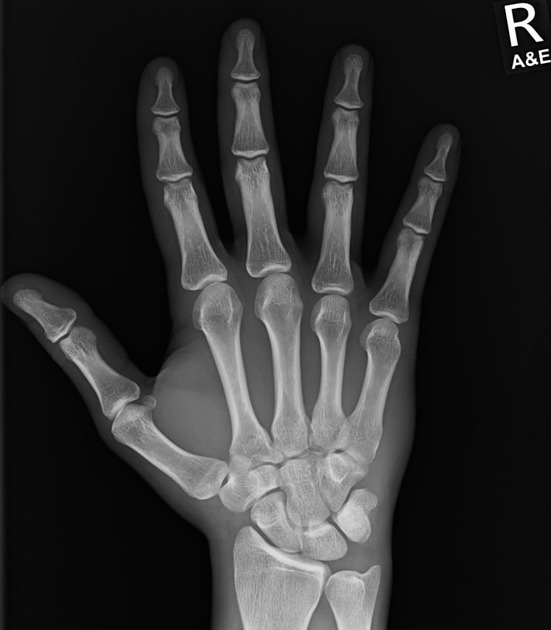
#> input picture data/raw/hand_xray.jpeg, 551 x 630 px
$ jupyter execute --allow-errors analise_filtros.ipynb
#> lines starting #> are read from the running program, lines starting #| are printed output that depends on the picture
# Analisando histogramas de ruídos para detectação por IA

[cell 1]
import cv2
import matplotlib.pyplot as plt
import numpy as np

[cell 2]
path_image = '../data/raw/raio_x_chest.png'
image = cv2.imread(path_image, cv2.IMREAD_GRAYSCALE)

Criando imagem "suja"

[cell 3]
# Gaussiano
# media = 0, desvio padrão = 50
mean = 0
std_dev = 50
#> (the rest of this cell did not finish here and is left out)

Histograma gaussiano

[cell 4]
hist_original = cv2.calcHist([image], [0], None, [256], [0, 256])
#> hist_original = 256 values from 0 to 0
#> (the rest of this cell did not finish here and is left out)

Utilizando gaussiano e mediana para melhorar a imagem

#> (a cell that did not finish here is left out)

[cell 6]
plt.figure(figsize=(15, 12))

plt.subplot(2, 2, 1)
#> (the rest of this cell did not finish here and is left out)

[cell 7]
plt.figure(figsize=(10, 5))
plt.plot(hist_original, color='blue', label='Hist Original')
#> (the rest of this cell did not finish here and is left out)

CRIANDO IMAGEM SUJA "SAL E PIMENTA"

#> (a cell that did not finish here is left out)

#> (a cell that did not finish here is left out)

#> (a cell that did not finish here is left out)

[cell 11]
plt.figure(figsize=(15, 12))

plt.subplot(2, 2, 1)
#> (the rest of this cell did not finish here and is left out)

[cell 12]
plt.figure(figsize=(10, 5))
plt.plot(hist_original, color='blue', label='Hist Original')
#> (the rest of this cell did not finish here and is left out)

#> (a cell that did not finish here is left out)

[cell 14]
image_path = '../data/raw/hand_xray.jpeg'
original = cv2.imread(image_path, cv2.IMREAD_GRAYSCALE)
#> original is the input picture: shape (630, 551); min 0, max 255, mean 46.5
# Gera o ruído Gaussiano
gaussian_noise = np.random.normal(0, 50, original.shape)
gaussian_image = cv2.add(original.astype(np.float64), gaussian_noise).astype(np.uint8)
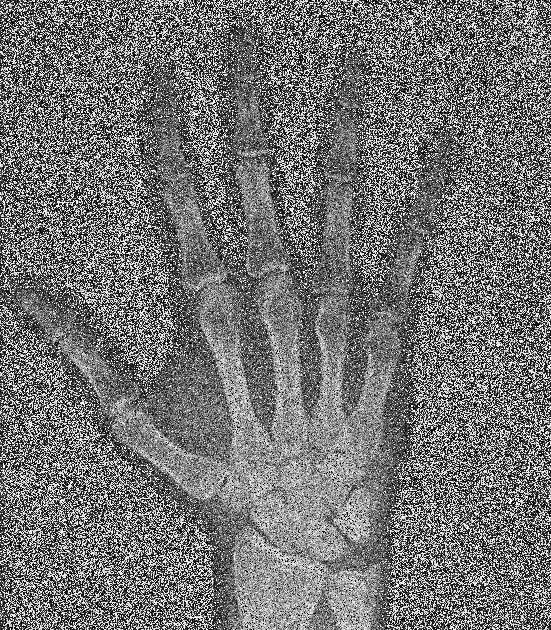
#> gaussian_image: shape (630, 551); min 0, max 255, mean 115.8
# Gera o ruído Sal e Pimenta
sp_image = original.copy()
num_salt = int((sp_image.size * 0.05) / 2)
#> num_salt = 8678
salt_coords = [np.random.randint(0, i - 1, num_salt) for i in sp_image.shape]
sp_image[salt_coords[0], salt_coords[1]] = 255
pepper_coords = [np.random.randint(0, i - 1, num_salt) for i in sp_image.shape]
sp_image[pepper_coords[0], pepper_coords[1]] = 0
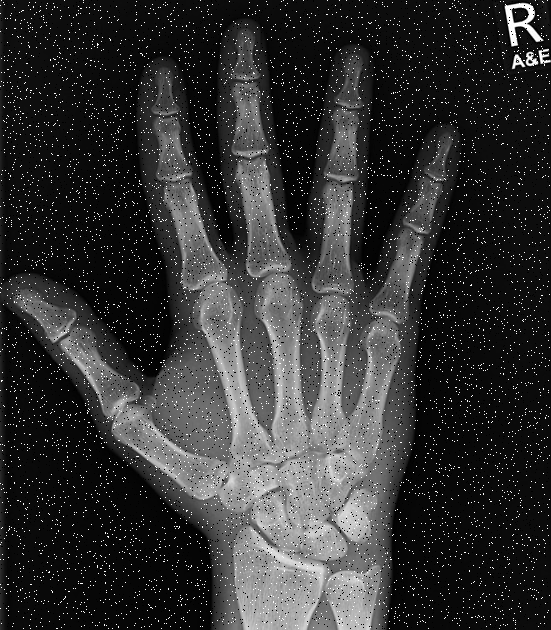
#> sp_image: shape (630, 551); min 0, max 255, mean 50.4
# Plota tudo
plt.figure(figsize=(18, 6))
plt.subplot(1, 3, 1); plt.imshow(original, cmap='gray'); plt.title('Original')
plt.subplot(1, 3, 2); plt.imshow(gaussian_image, cmap='gray'); plt.title('Ruído Gaussiano')
plt.subplot(1, 3, 3); plt.imshow(sp_image, cmap='gray'); plt.title('Ruído Sal e Pimenta')

plt.savefig('../data/processed/filters.png')
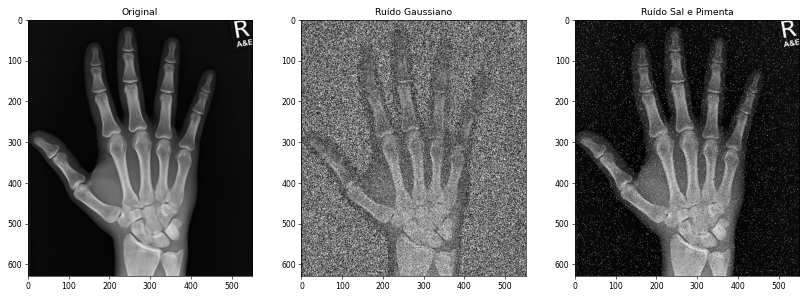
#> figure drawn by matplotlib, 3 panels

plt.show()

$ run again, with data/raw/fluxogram.png saved as data/raw/hand_xray.jpeg
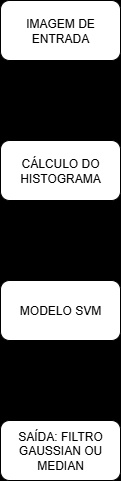
#> input picture data/raw/fluxogram.png, 121 x 481 px
#> hist_original = 256 values from 0 to 0
#> original is the input picture: shape (481, 121); min 0, max 255, mean 114.6
#> `gaussian_image = cv2.add(original.astype(np.float64), gaussian_noise)...`:
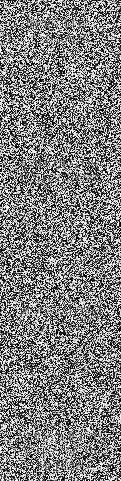
#> gaussian_image: shape (481, 121); min 0, max 255, mean 127.3
#> `plt.savefig('../data/processed/filters.png')`:
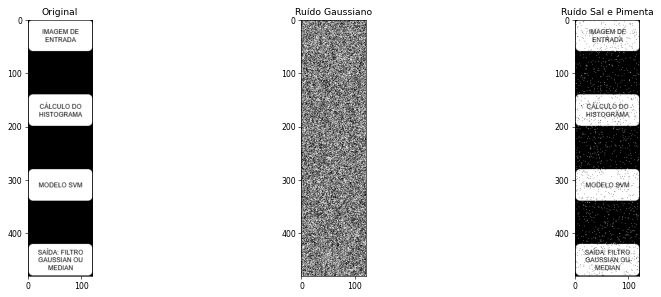
#> figure drawn by matplotlib, 3 panels

$ run again, with data/raw/lipohaemarthrosis-shoulder.jpg copied over data/raw/hand_xray.jpeg
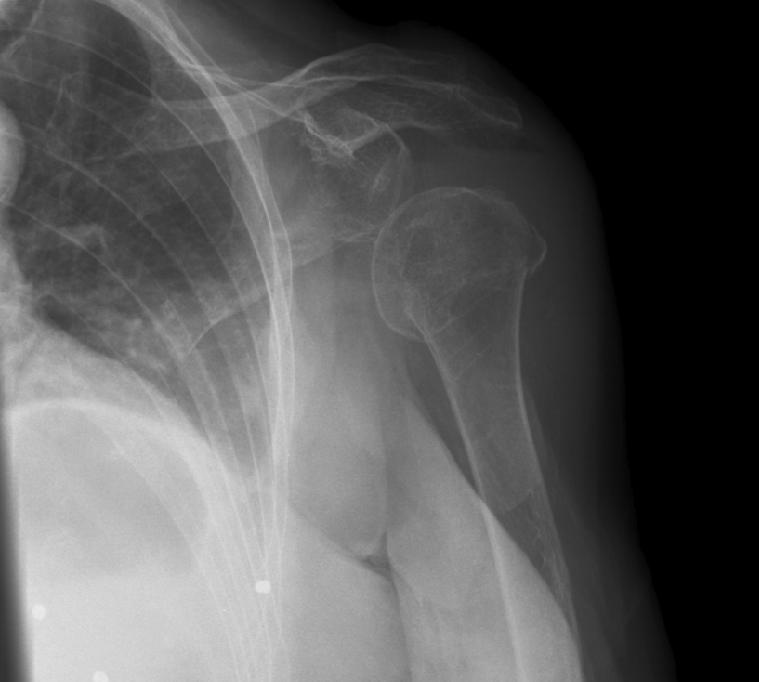
#> input picture data/raw/lipohaemarthrosis-shoulder.jpg, 759 x 682 px
#> hist_original = 256 values from 0 to 0
#> original is the input picture: shape (682, 759); min 0, max 236, mean 89.5
#> `gaussian_image = cv2.add(original.astype(np.float64), gaussian_noise)...`:
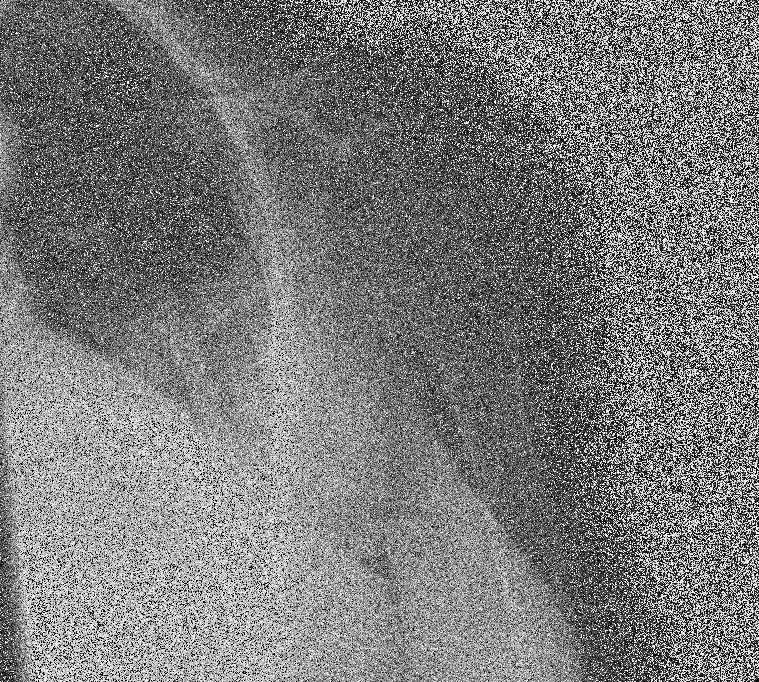
#> gaussian_image: shape (682, 759); min 0, max 255, mean 121.9
#> `plt.savefig('../data/processed/filters.png')`:
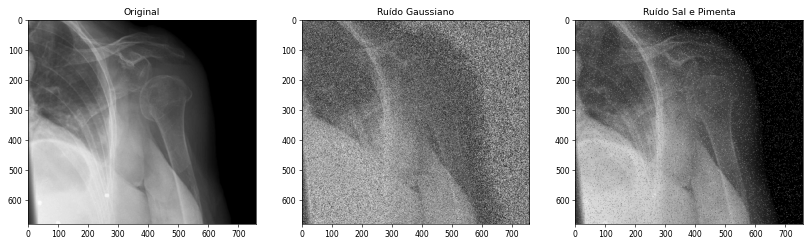
#> figure drawn by matplotlib, 3 panels

$ run again, with data/raw/patella-fracture-6.jpg copied over data/raw/hand_xray.jpeg
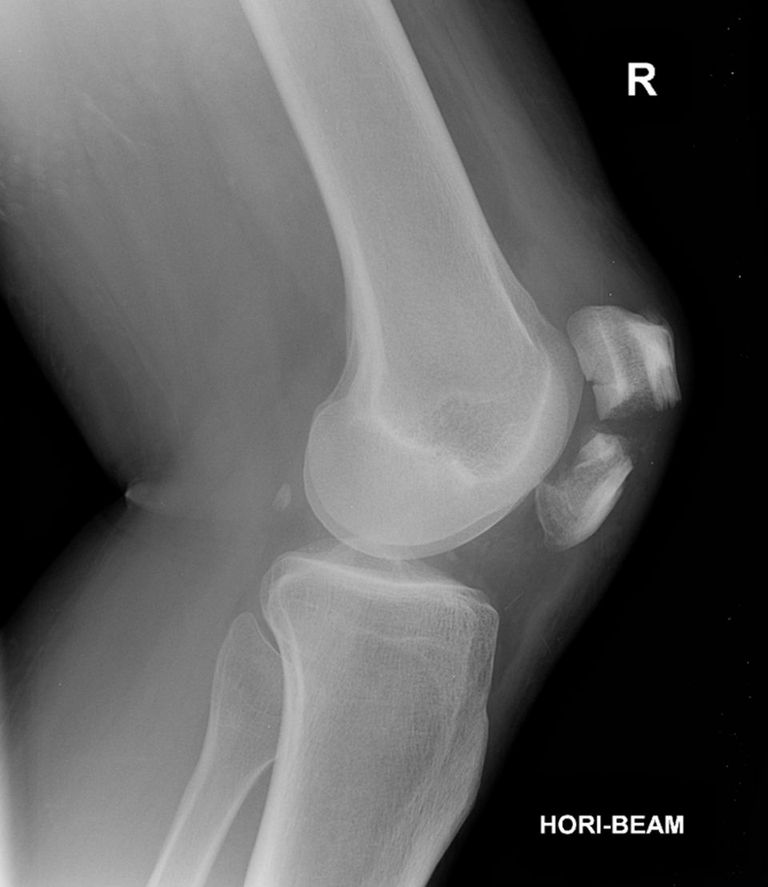
#> input picture data/raw/patella-fracture-6.jpg, 768 x 887 px
#> hist_original = 256 values from 0 to 0
#> original is the input picture: shape (887, 768); min 0, max 255, mean 91.5
#> `gaussian_image = cv2.add(original.astype(np.float64), gaussian_noise)...`:
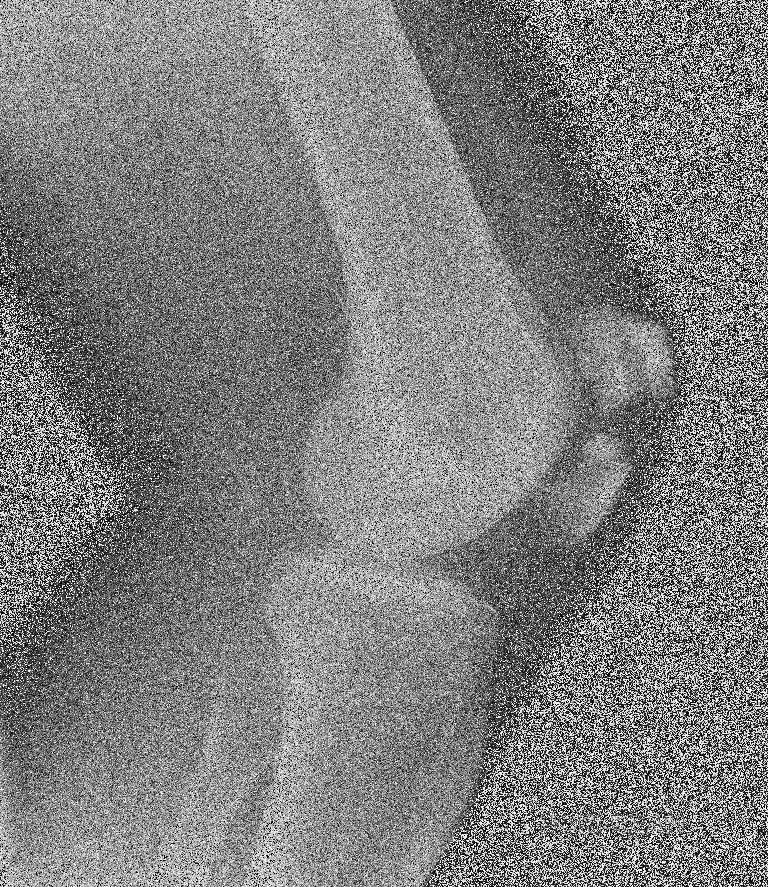
#> gaussian_image: shape (887, 768); min 0, max 255, mean 126.4
#> `plt.savefig('../data/processed/filters.png')`:
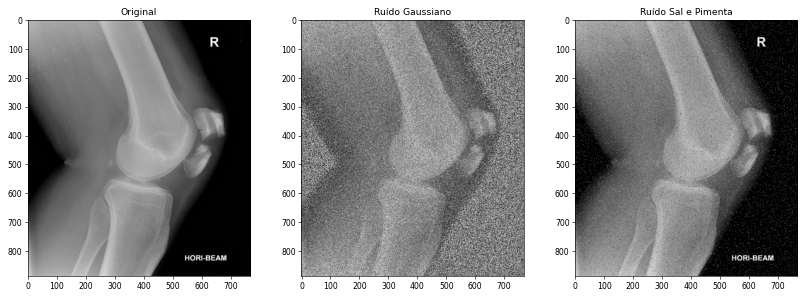
#> figure drawn by matplotlib, 3 panels
